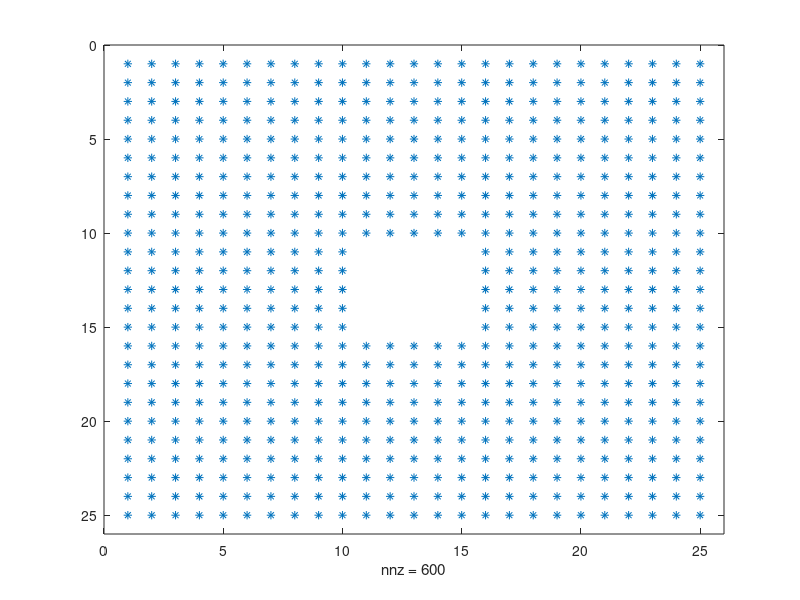
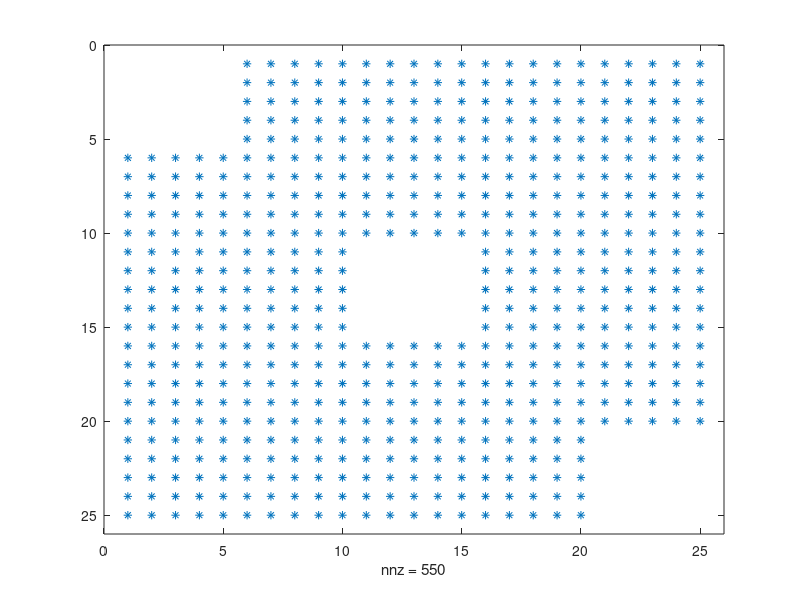

These figures' MATLAB source, in order:
%% Lab1 - Nikola Uzelac MAT343
% MAT 343 MATLAB Assignment # 1

%% Question # 1
A = [1, 2; 3, 6]

B = [2, -3; 1, 4]

C = [-2, 1; 3, 2]

%% Question #2

%(a)

A + B

B + A

% They are the same

%%

%(b)

(A+B)+C

A+(B+C)

% Matrix Addition follows the associative property so they are the same


%%

%(c)

x = 6

x*(A+B)

x*A + x*B

% Yes, they are the same

%% 

%(d)

A*(B+C)

A*B + A*C

% Multiplication is distributive in this case so it is the same

%%
% (e)

% (i)
A*B

A*C
%%
% (ii)
A*B

B*A

%%

% (f)

% (i)
A * B

[A*B(:,1), A*B(:,2)]

% (ii)
A*B

[A(1,:)*B; A(2,:)*B]

% (iii)
% Matrix (i) is computed by first calling the first column of matrix B and multiplying it by Matrix A
   % then for the bottom row we call the second column of matrix B and multiply it by matrix A
   
% Matrix (ii) is computed by calling the first row of Matrix A and then multiplying it by matrix B
   % then for the bottom row the second row of matrix A is then multiplied by matrix B
   
%% Question 3 

M = [eye(3) * 2]

N = [zeros(2,2)]

P = ones(3,3)*3, triu(P,0)

Q = [ones(2,3) * 4]

%% Question 4

G = [A, eye(2, 2), N; N, B, eye(2, 2); eye(2, 2), N, C]

%% Question 5

%(a)

H = G(1:3, 1:3)

%(b)

E = H

E(3:3, 3:3) = 5

E

%(c)

H(2, :) = []

F = H

F

%(d)

% G(:,:) - Since it called all the columns and all the rows nothing visibly
% changed

% G(:) - Every value is return and placed into a single column vector
% (36x1) Matrix

%(e)

 G(8)
 
% The value 6 was returned which was the 8th iteration when you traverse
% each element row by row. 

%(f)

% When G(10,1) was executed an msg stating 'Index exceeds matrix
% dimensions' popped up. This was most likely due to G not having 10 rows.

% (g)

% When G(G>2) is executed it returns all numbers greater than 2 in the
% matrix

% When G(G>2) = 50 is exectued it replaces all numbers in the matrix which
% are greater than 2 with 50.

%% Question 6

A = ones(25);

A(11:15,11:15) = 0;

figure(1)
spy(A)

A(1:5, 1:5) = 0;
A(21:25, 21:25) = 0;

figure(2)
spy(A)

%% Question 7

A = diag(1:6) + diag(7:11, 1) + diag(12:15, 2)

A = A + triu(A, 1)'

%% Question 8

% (a)

A = [1, 2, 3; 4, 5, 6; 7, 8, 9]

A(2,:) = A(2,:)-4*A(1,:)

% The way this row operation works is it takes the elements in the second
% row and subract 4 * (number in the row above them). For Example:
% 4 - 4(1), 5 - 4(2), 6 - 4(3).

% (b)
A(3,:) = A(3,:)-7*A(1,:)

% (c)
A(2,:) = A(2,:)/-3
